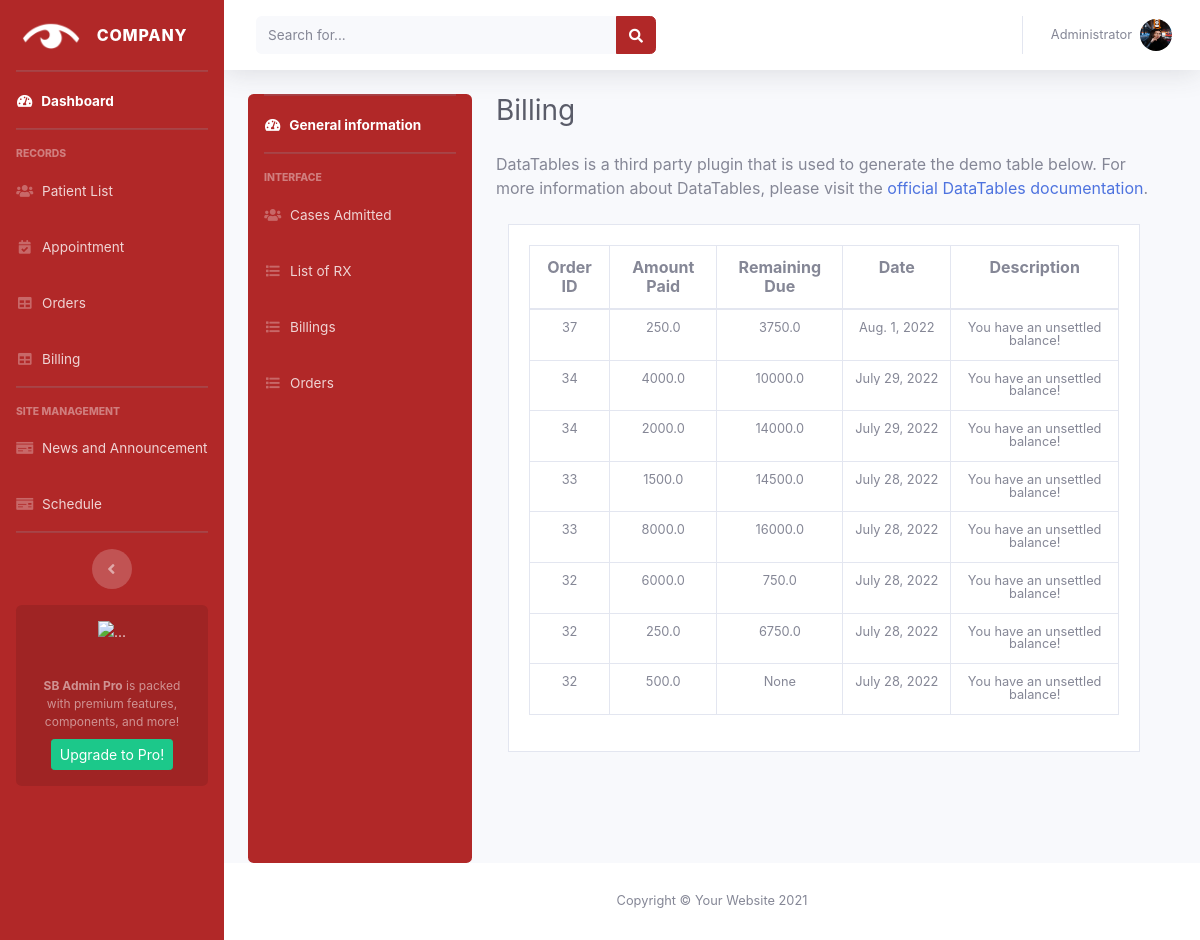
Screenshot of /patient_list/patient/2/Billing/ (signed in) with the database file from the repository.
### accounts/models.py (models this page shows)
class Billing(models.Model):
    order = models.ForeignKey(Order, null=True, blank=True,on_delete=models.CASCADE)
    amount = models.FloatField(null=True,blank=True)
    remain_due = models.FloatField(null=True,blank=True)
    description = models.CharField(max_length=200, null=True,blank=True)
    date_created = models.DateTimeField(auto_now_add=True)

class Order(models.Model):
    TYPE = (
        ('Glasses', 'Glasses'),
        ('Product', 'Product'),
    )
    user = models.ForeignKey(User, null=True, blank=True,on_delete=models.CASCADE)
    price = models.FloatField(null=True,blank=True)
    quantity = models.IntegerField(null=True,blank=True)
    due = models.FloatField(null=True,blank=True)
    type = models.CharField(max_length=200, null=True,blank=True, choices=TYPE)
    date_created = models.DateTimeField(auto_now_add=True)
    product_details = models.CharField(default='None:',max_length=200, null=True, blank=True)
    dispense_details = models.CharField(default='None:',max_length=200, null=True, blank=True)
    lab_details = models.CharField(default='None:',max_length=200, null=True, blank=True)
    status = models.CharField(max_length=200, null=True,blank=True)
    note = models.CharField(max_length=200, null=True,blank=True)

### accounts/decorators.py (the view)
        def wrapper_func(request, *args, **kwargs):
            group = None
            if request.user.groups.exists():
                group = request.user.groups.all()[0].name
            if group in allowed_roles:
                return view_func(request, *args, **kwargs)
            else:
                return HttpResponse('You are not authorized to view this page!')

### accounts/views.py (called while the page is built)
@login_required(login_url='login')
@allowed_users(allowed_roles=['admin'])
def person_billing(request, pk):
    patient = Account.objects.get(id=pk)
    billings = Billing.objects.filter(
        order__user=patient.user).order_by('-date_created')
    context = {'patient': patient, 'billings': billings, }
    return render(request, 'admin/components/person_billing.html', context)

### accounts/templates/admin/components/person_billing.html (shortened to what this page needs)
{% extends 'admin/components/person.html' %} {% block title %}Patients{% endblock %}
{% block patient %}
{% load svg %}
<div class="d-sm-flex align-items-center justify-content-between mb-4">
    <h1 class="h3 mb-0 text-gray-800">Billing</h1>
</div>
<p class="mb-4">DataTables is a third party plugin that is used to generate the demo table below.
    For more information about DataTables, please visit the <a target="_blank" href="https://datatables.net">official
        DataTables documentation</a>.</p>
<div class="col-xl-12 mt-4">
    <div class=" card rounded-0  mb-4">
        <div class=" card card-body border-0   ">
            <table class="table table-bordered text-center align-middle">
                <tr class="p-0 mb-2 h6 text-dark-100 bolder">
                    <th scope="col">Order ID</th>
                    <th scope="col">Amount Paid</th>
                    <th scope="col ">Remaining Due</th>
                    <th scope="colasdasd">Date</th>
                    <th>Description</th>
                </tr>
                <tbody class="p-5 ">
                    {% for billing in billings%}
                    <tr class="small text-center lh-1">
                        <td>{{billing.order.id}}</td>
                        <td>{{billing.amount}}</td>
                        <td>{{billing.remain_due}}</td>
                        <td>
                            <div class="d-inline-block text-truncate" style="max-width: 150px;">
                                {{billing.date_created.date}}
                            </div>
                        </td>
                        <td>{{billing.description}}</td>
                    </tr>
                    {% endfor %}
                </tbody>
            </table>
        </div>
    </div>
</div>
{% endblock %}

### static/css/evo-calendar.min.4.css (style rules this page uses)
*,::after,::before { -webkit-box-sizing:border-box;box-sizing:border-box; }
html,body { padding:0;margin:0 }

### accounts/templates/admin/admin.html (style rules this page uses)
html { scroll-behavior: smooth; }

### rows the page displays
Billing: order.id "37", amount "250.0", remain_due "3750.0", date_created "Aug. 1, 2022", description "You have an unsettled balance!"
Billing: order.id "34", amount "4000.0", remain_due "10000.0", date_created "July 29, 2022", description "You have an unsettled balance!"
Billing: order.id "34", amount "2000.0", remain_due "14000.0", date_created "July 29, 2022", description "You have an unsettled balance!"
Billing: order.id "33", amount "1500.0", remain_due "14500.0", date_created "July 28, 2022", description "You have an unsettled balance!"
Billing: order.id "33", amount "8000.0", remain_due "16000.0", date_created "July 28, 2022", description "You have an unsettled balance!"
Billing: order.id "32", amount "6000.0", remain_due "750.0", date_created "July 28, 2022", description "You have an unsettled balance!"
Billing: order.id "32", amount "250.0", remain_due "6750.0", date_created "July 28, 2022", description "You have an unsettled balance!"
Billing: order.id "32", amount "500.0", remain_due "None", date_created "July 28, 2022", description "You have an unsettled balance!"
